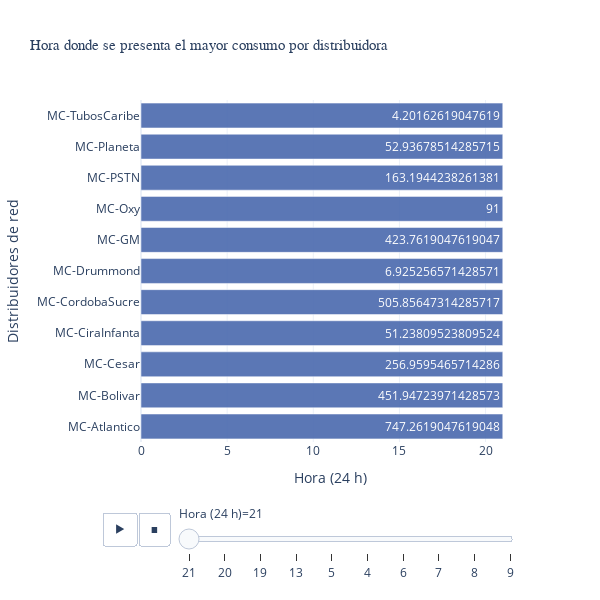

Notebook code for this chart:
### Markdown cell above
Se evidencia donde se concentra el mayor consumo en Colombia, en este caso es en **la distribuidora de Bogotá y Antioquia**

### Code cell
barchart_2 = px.bar(
    data_frame=dataset_max,
    x = 'hora',
    y = 'Operadores_de_red',
    color = 'hora',
    opacity = 0.9,
    orientation = 'h',
    barmode = 'overlay',

    color_continuous_scale=px.colors.diverging.Spectral,
    range_color = [0,22],

    text = 'promedio_semanal_por_dia',

    labels = {"Operadores_de_red":"Distribuidores de red",
    "hora":"Hora (24 h)"},           # map the labels of the figure
    title = 'Hora donde se presenta el mayor consumo por distribuidora', # figure title
    width=600,                   # figure width in pixels
    height=600,                   # figure height in pixels
    template = 'plotly_white',

    animation_frame='hora',     # assign marks to animation frames
    animation_group='Operadores_de_red',
    range_x=[0,22],
    category_orders={'hora':[21,20,19,13,5]}
)
barchart_2.update_coloraxes(showscale=False)
barchart_2.layout.updatemenus[0].buttons[0].args[1]['frame']['duration'] = 3000
barchart_2.layout.updatemenus[0].buttons[0].args[1]['transition']['duration'] =1000
barchart_2.update_layout(title=dict(font=dict(family='JetBrains Mono',size=15)))

barchart_2.show()

### Figure 1 — Plotly figure (JSON) as saved in the notebook; plotly's stock layout.template omitted (floating-point values rounded to 4 significant figures)
{"data": [{"alignmentgroup": "True", "hoverlabel": {"namelength": 0}, "hovertemplate": "Hora (24 h)=%{marker.color}<br>Distribuidores de red=%{y}<br>promedio_semanal_por_dia=%{text}", "ids": ["MC-Atlantico", "MC-Bolivar", "MC-Cesar", "MC-CiraInfanta", "MC-CordobaSucre", "MC-Drummond", "MC-GM", "MC-Oxy", "MC-PSTN", "MC-Planeta", "MC-TubosCaribe"], "legendgroup": "", "marker": {"color": [21, 21, 21, 21, 21, 21, 21, 21, 21, 21, 21], "coloraxis": "coloraxis", "opacity": 0.9}, "name": "", "offsetgroup": "", "orientation": "h", "showlegend": false, "text": [747.3, 451.9, 257.0, 51.24, 505.9, 6.925, 423.8, 91, 163.2, 52.94, 4.202], "textposition": "auto", "type": "bar", "x": [21, 21, 21, 21, 21, 21, 21, 21, 21, 21, 21], "xaxis": "x", "y": ["MC-Atlantico", "MC-Bolivar", "MC-Cesar", "MC-CiraInfanta", "MC-CordobaSucre", "MC-Drummond", "MC-GM", "MC-Oxy", "MC-PSTN", "MC-Planeta", "MC-TubosCaribe"], "yaxis": "y"}], "layout": {"barmode": "overlay", "coloraxis": {"cmax": 22, "cmin": 0, "colorbar": {"title": {"text": "Hora (24 h)"}}, "colorscale": [[0, "rgb(158,1,66)"], [0.1, "rgb(213,62,79)"], [0.2, "rgb(244,109,67)"], [0.3, "rgb(253,174,97)"], [0.4, "rgb(254,224,139)"], [0.5, "rgb(255,255,191)"], [0.6, "rgb(230,245,152)"], [0.7, "rgb(171,221,164)"], [0.8, "rgb(102,194,165)"], [0.9, "rgb(50,136,189)"], [1, "rgb(94,79,162)"]], "showscale": false}, "height": 600, "legend": {"tracegroupgap": 0}, "sliders": [{"active": 0, "currentvalue": {"prefix": "Hora (24 h)="}, "len": 0.9, "pad": {"b": 10, "t": 60}, "steps": [{"args": [["21"], {"frame": {"duration": 0, "redraw": true}, "fromcurrent": true, "mode": "immediate", "transition": {"duration": 0, "easing": "linear"}}], "label": "21", "method": "animate"}, {"args": [["20"], {"frame": {"duration": 0, "redraw": true}, "fromcurrent": true, "mode": "immediate", "transition": {"duration": 0, "easing": "linear"}}], "label": "20", "method": "animate"}, {"args": [["19"], {"frame": {"duration": 0, "redraw": true}, "fromcurrent": true, "mode": "immediate", "transition": {"duration": 0, "easing": "linear"}}], "label": "19", "method": "animate"}, {"args": [["13"], {"frame": {"duration": 0, "redraw": true}, "fromcurrent": true, "mode": "immediate", "transition": {"duration": 0, "easing": "linear"}}], "label": "13", "method": "animate"}, {"args": [["5"], {"frame": {"duration": 0, "redraw": true}, "fromcurrent": true, "mode": "immediate", "transition": {"duration": 0, "easing": "linear"}}], "label": "5", "method": "animate"}, {"args": [["4"], {"frame": {"duration": 0, "redraw": true}, "fromcurrent": true, "mode": "immediate", "transition": {"duration": 0, "easing": "linear"}}], "label": "4", "method": "animate"}, {"args": [["6"], {"frame": {"duration": 0, "redraw": true}, "fromcurrent": true, "mode": "immediate", "transition": {"duration": 0, "easing": "linear"}}], "label": "6", "method": "animate"}, {"args": [["7"], {"frame": {"duration": 0, "redraw": true}, "fromcurrent": true, "mode": "immediate", "transition": {"duration": 0, "easing": "linear"}}], "label": "7", "method": "animate"}, {"args": [["8"], {"frame": {"duration": 0, "redraw": true}, "fromcurrent": true, "mode": "immediate", "transition": {"duration": 0, "easing": "linear"}}], "label": "8", "method": "animate"}, {"args": [["9"], {"frame": {"duration": 0, "redraw": true}, "fromcurrent": true, "mode": "immediate", "transition": {"duration": 0, "easing": "linear"}}], "label": "9", "method": "animate"}], "x": 0.1, "xanchor": "left", "y": 0, "yanchor": "top"}], "title": {"font": {"family": "JetBrains Mono", "size": 15}, "text": "Hora donde se presenta el mayor consumo por distribuidora"}, "updatemenus": [{"buttons": [{"args": [null, {"frame": {"duration": 3000, "redraw": true}, "fromcurrent": true, "mode": "immediate", "transition": {"duration": 1000, "easing": "linear"}}], "label": "&#9654;", "method": "animate"}, {"args": [[null], {"frame": {"duration": 0, "redraw": true}, "fromcurrent": true, "mode": "immediate", "transition": {"duration": 0, "easing": "linear"}}], "label": "&#9724;", "method": "animate"}], "direction": "left", "pad": {"r": 10, "t": 70}, "showactive": false, "type": "buttons", "x": 0.1, "xanchor": "right", "y": 0, "yanchor": "top"}], "width": 600, "xaxis": {"anchor": "y", "categoryarray": [21, 20, 19, 13, 5, 4, 6, 7, 8, 9], "categoryorder": "array", "domain": [0, 1], "range": [0, 22], "title": {"text": "Hora (24 h)"}}, "yaxis": {"anchor": "x", "domain": [0, 1], "title": {"text": "Distribuidores de red"}}}}
